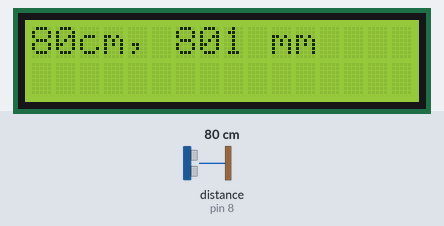
Bench run of a sketch on a simulated Arduino Uno, built with avr-gcc and run on an emulated ATmega328P. Shown: 16×2 character LCD. Wiring (inferred from the names in the program): ultrasonic range finder: trigger pin 7; echo pin 8. The inputs (shaded band) are chosen by the test bench; at power-on: distance to the obstacle (sensor on pin 8) 80 cm. The echo pulse lasts 58.3 µs per cm.

Above: at 1.2 s.
1.3 s: distance to the obstacle (sensor on pin 8) set to 2 cm
At 1.5 s:
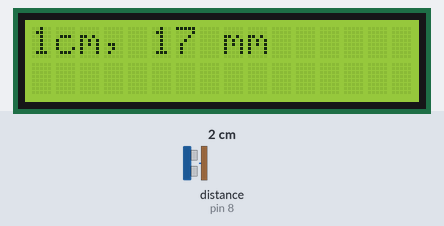
3.6 s: distance to the obstacle (sensor on pin 8) set to 4 cm
At 3.82 s:
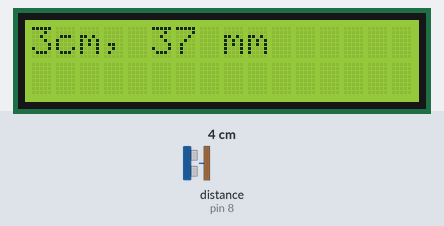
5.1 s: distance to the obstacle (sensor on pin 8) set to 35 cm
At 5.37 s:
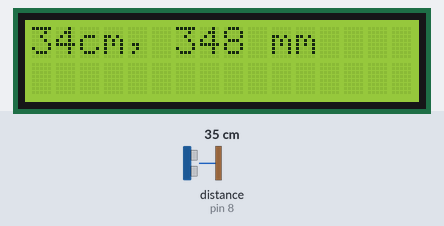

The sketch:

meter-index.ino
```cpp
# include <LiquidCrystal.h>

const int trigPin = 7; //  Blonk Blue
const int echoPin = 8; // Blink red

LiquidCrystal lcd(12, 11, 5, 4, 3, 2); // LCD parameters

void setup(){
  lcd.begin(16, 2); // Shhot up the LCD (;
  Serial.begin(9600);

}

void loop(){
  lcd.clear(); // clear all inputs before printing anythign
  long duration, inches, cm, mm;
  pinMode(trigPin, OUTPUT);
  digitalWrite(trigPin, LOW);
delayMicroseconds(2000);
digitalWrite(trigPin, HIGH);
delayMicroseconds(1000);
digitalWrite(trigPin, LOW);
pinMode(echoPin, INPUT);
duration = pulseIn(echoPin, HIGH);
inches = microsecondsToInches(duration);
cm = microsecondsToCentimeters(duration);
mm = microsecondsToMillimeters(duration);
lcd.print(cm);
lcd.print("cm, ");
lcd.print(mm);
lcd.print(" mm");
delay(250);
 //lcd.cursor();
 //lcd.scrollDisplayLeft();
 //delay(200);
 //lcd.noCursor();
 //delay(500);
}


long microsecondsToInches(long microseconds)
{return microseconds / 74 / 2;}
long microsecondsToCentimeters(long microseconds)
{return microseconds / 29 / 2;}
long microsecondsToMillimeters(long microseconds)
{return microseconds / 2.9 / 2;}
```

Measured:
- after the input at 1.3 s, the display: first differs from a run without the input after 0.08 s (image 1)
- after the input at 3.6 s, the display: first differs from a run without the input after 0.10 s (image 2)
- after the input at 5.1 s, the display: first differs from a run without the input after 0.14 s (image 3)
